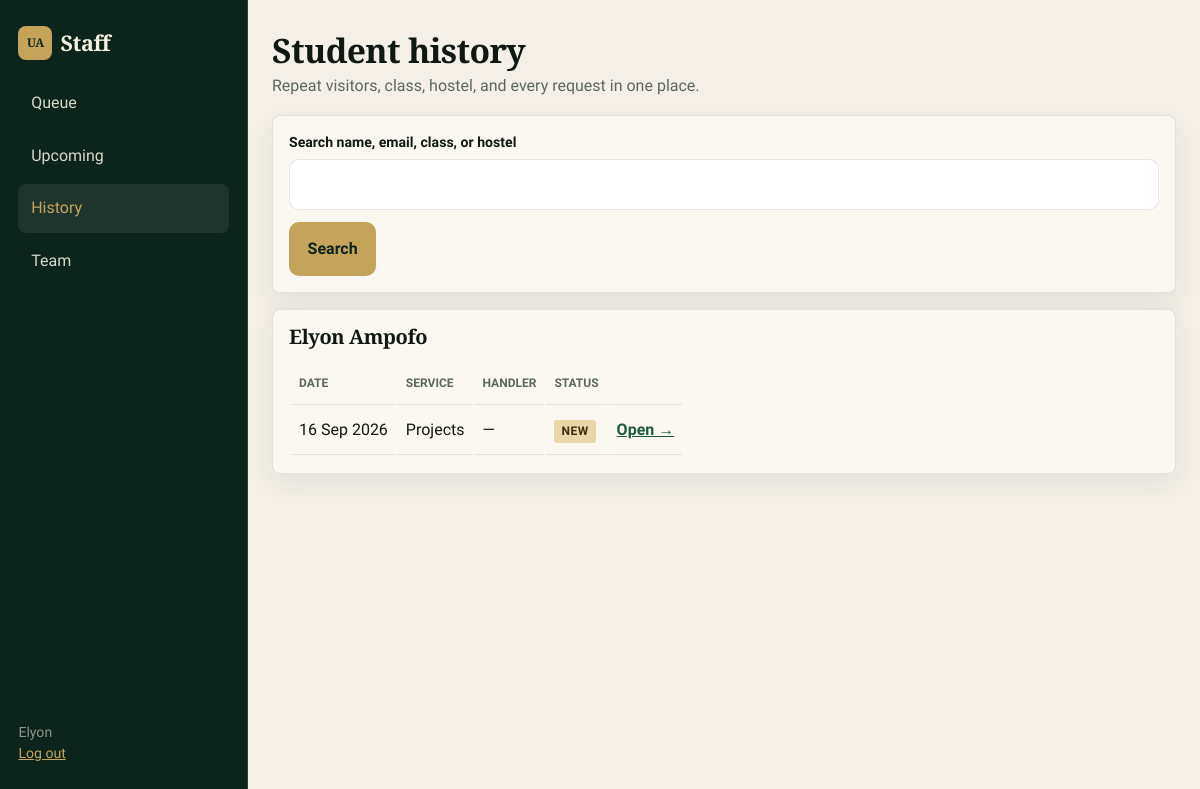
Screenshot of /staff/history.php?email=elyamp750@gmail.com (signed in) with the database file from the repository.
### tables this page shows
CREATE TABLE staff (
      id INTEGER PRIMARY KEY AUTOINCREMENT,
      name TEXT NOT NULL,
      email TEXT NOT NULL UNIQUE,
      password_hash TEXT NOT NULL,
      role TEXT NOT NULL DEFAULT 'member',
      created_at TEXT NOT NULL DEFAULT CURRENT_TIMESTAMP
    );

CREATE TABLE bookings (
      id INTEGER PRIMARY KEY AUTOINCREMENT,
      student_name TEXT NOT NULL,
      email TEXT NOT NULL,
      class_name TEXT NOT NULL,
      hostel TEXT NOT NULL,
      service TEXT NOT NULL,
      message TEXT NOT NULL,
      status TEXT NOT NULL DEFAULT 'new',
      assigned_to INTEGER NULL,
      session_at TEXT NULL,
      staff_notes TEXT NULL,
      created_at TEXT NOT NULL DEFAULT CURRENT_TIMESTAMP,
      updated_at TEXT NOT NULL DEFAULT CURRENT_TIMESTAMP,
      FOREIGN KEY (assigned_to) REFERENCES staff(id) ON DELETE SET NULL
    );

### includes/helpers.php (called while the page is built, shortened)
<?php
function db(): PDO
{
  static $pdo;
  if ($pdo instanceof PDO) return $pdo;
  $dir = dirname(__DIR__) . '/data';
  $pdo = new PDO('sqlite:' . $dir . '/uniassist.sqlite', null, null, [
    PDO::ATTR_ERRMODE => PDO::ERRMODE_EXCEPTION,
    PDO::ATTR_DEFAULT_FETCH_MODE => PDO::FETCH_ASSOC,
  ]);
  $pdo->exec('PRAGMA foreign_keys = ON');
  return $pdo;
}
function e(?string $value): string
{
  return htmlspecialchars((string) $value, ENT_QUOTES, 'UTF-8');
}
function booking_statuses(): array
{
  return ['new' => 'New', 'assigned' => 'Assigned', 'scheduled' => 'Scheduled', 'done' => 'Done', 'cancelled' => 'Cancelled'];
}

### includes/auth.php (called while the page is built, shortened)
<?php
require_once __DIR__ . '/helpers.php';
function current_staff(): ?array
{
  $stmt = db()->prepare('SELECT id, name, email, role FROM staff WHERE id = ?');
  $stmt->execute([(int) $_SESSION['staff_id']]);
  return $stmt->fetch() ?: null;
}
function require_staff(): array
{
  $staff = current_staff();
  return $staff;
}

### staff/history.php (the view, shortened to what this page needs)
<?php
require_once __DIR__ . '/../includes/auth.php';
require_once __DIR__ . '/../includes/layout.php';
$staff = require_staff();
$q = trim((string) ($_GET['q'] ?? ''));
$email = trim((string) ($_GET['email'] ?? ''));
$timeline = [];
if ($email !== '') {
  $stmt = db()->prepare('SELECT b.*, s.name AS assignee FROM bookings b LEFT JOIN staff s ON s.id = b.assigned_to WHERE b.email = ? ORDER BY b.created_at DESC');
  $stmt->execute([$email]);
  $timeline = $stmt->fetchAll();
}
staff_layout_start('History', 'history', $staff);
?>
<div class="staff-hero"><div><h1>Student history</h1><p>Repeat visitors, class, hostel, and every request in one place.</p></div></div>
<form method="get" class="panel">
  <label><span>Search name, email, class, or hostel</span><input type="search" name="q" value="<?= e($q) ?>" /></label>
  <div style="margin-top:.8rem"><button class="btn btn-primary" type="submit">Search</button></div>
</form>
<?php if ($email !== ''): ?>
<section class="panel">
  <h2><?= $timeline ? e($timeline[0]['student_name']) : e($email) ?></h2>
  <?php if (!$timeline): ?><p class="empty">No requests for this email.</p>
  <?php else: ?>
  <table class="staff-table">
    <thead><tr><th>Date</th><th>Service</th><th>Handler</th><th>Status</th><th></th></tr></thead>
    <tbody>
    <?php foreach ($timeline as $row): ?>
      <tr>
        <td><?= e(date('j M Y', strtotime($row['created_at']))) ?></td>
        <td><?= e($row['service']) ?></td>
        <td><?= e($row['assignee'] ?: '—') ?></td>
        <td><?= status_badge($row['status']) ?></td>
        <td><a href="request.php?id=<?= (int) $row['id'] ?>">Open →</a></td>
      </tr>
    <?php endforeach; ?>
    </tbody>
  </table>
  <?php endif; ?>
</section>
<?php endif; ?>
<?php staff_layout_end();

### includes/layout.php (shortened to what this page needs)
<?php
function staff_layout_start(string $title, string $active, array $staff): void
{
  $nav = [
    'queue' => ['index.php', 'Queue'],
    'upcoming' => ['upcoming.php', 'Upcoming'],
    'history' => ['history.php', 'History'],
    'team' => ['team.php', 'Team'],
  ];
  ?>
<!doctype html>
<html lang="en">
<head>
  <link rel="stylesheet" href="../css/styles.css?v=3" />
  <link rel="stylesheet" href="../css/staff.css?v=3" />
</head>
<body class="staff-body has-sidebar">
  <aside class="sidebar" id="site-sidebar">
    <a class="logo sidebar-brand" href="index.php"><span class="logo-mark">UA</span> Staff</a>
    <nav class="sidebar-nav">
      <?php foreach ($nav as $key => [$href, $label]): ?>
        <a href="<?= e($href) ?>" class="<?= $active === $key ? 'is-active' : '' ?>"><?= e($label) ?></a>
      <?php endforeach; ?>
    </nav>
    <p class="sidebar-foot">
      <?= e($staff['name']) ?><br>
      <a href="logout.php">Log out</a>
    </p>
  </aside>
  <main class="staff-main container">
  <?php
}
function staff_layout_end(): void
{
  ?>
  </main>
</body>
</html>
  <?php
}
function status_badge(string $status): string
{
  return '<span class="badge badge-' . e($status) . '">' . e(booking_statuses()[$status] ?? $status) . '</span>';
}

### css/styles.css (style rules this page uses)
:root { --bg: #f4f0e8; --surface: #fbf8f1; --ink: #101814; --muted: #5c675f; --line: rgba(16, 24, 20, 0.1); --forest: #0c241c; --gold: #c6a35a; --gold-2: #d8b86c; --green: #1d5c3f; --radius: 14px; --max-width: 1140px; --header-h: 56px; --sidebar-w: 248px; --shadow-1: 0 10px 28px rgba(12, 36, 28, 0.08); --shadow-2: 0 28px 56px rgba(12, 36, 28, 0.16); --hero-img: url("../img/20260727_135242.jpg"); }
* { box-sizing: border-box; }
html { scroll-behavior: smooth; scroll-padding-top: calc(var(--header-h) + 10px); -webkit-text-size-adjust: 100%; }
body { margin: 0; min-height: 100dvh; font-family: "Source Sans 3", system-ui, sans-serif; background: var(--bg); color: var(--ink); line-height: 1.55; }
a { color: var(--green); }
.container { max-width: var(--max-width); margin: 0 auto; padding: 0 1rem; }
h1, h2, h3, .logo { font-family: "Cormorant Garamond", Georgia, serif; letter-spacing: -0.02em; line-height: 1.12; font-weight: 600; }
.logo { display: inline-flex; align-items: center; gap: 0.5rem; color: #f7f1e4; text-decoration: none; font-size: 1.2rem; }
.logo-mark { width: 34px; height: 34px; border-radius: 8px; display: grid; place-items: center; background: var(--gold); color: var(--forest); font-size: 0.75rem; font-weight: 700; }
.sidebar { position: fixed; top: 0; bottom: 0; left: 0; z-index: 80; width: 248px; max-width: 86vw; background: var(--forest); color: #f7f1e4; padding: calc(1.1rem + env(safe-area-inset-top, 0px)) 1.15rem 1.3rem; display: flex; flex-direction: column; gap: 1.2rem; transform: translateX(-110%); transition: transform .22s ease; border-right: 1px solid rgba(198,163,90,.22); box-shadow: 12px 0 40px rgba(0,0,0,.25); overflow-y: auto; }
.sidebar-brand { font-size: 1.35rem; }
.sidebar-nav { display: grid; gap: 0.25rem; }
.sidebar-nav a, .sidebar-nav button { color: rgba(247,241,228,.88); text-decoration: none; background: none; border: 0; font: inherit; text-align: left; padding: 0.75rem 0.8rem; min-height: 48px; border-radius: 8px; cursor: pointer; display: flex; align-items: center; }
.sidebar-nav a.is-active, .sidebar-nav a:hover, .sidebar-nav button:hover { background: rgba(247,241,228,.08); color: var(--gold); }
.sidebar-foot { margin-top: auto; color: rgba(247,241,228,.55); font-size: 0.88rem; }
.sidebar-foot a { color: var(--gold); }
.btn { display: inline-flex; align-items: center; justify-content: center; min-height: 48px; padding: 0.85rem 1.1rem; width: 100%; border-radius: 10px; border: 1px solid transparent; font: inherit; font-weight: 600; cursor: pointer; text-decoration: none; }
.btn-primary { background: var(--gold); color: var(--forest); }
label span { display: block; margin-bottom: 0.3rem; font-weight: 600; font-size: 0.88rem; }
input, textarea, select { width: 100%; min-height: 48px; padding: 0.75rem 0.85rem; border: 1px solid var(--line); border-radius: 10px; font: inherit; font-size: 16px; }
@media (min-width: 900px) { :root { --header-h: 0px; } }
@media (min-width: 900px) { .container { padding: 0 1.5rem; } }
@media (min-width: 900px) { .sidebar { transform: translateX(0); width: var(--sidebar-w); max-width: none; padding-top: 1.6rem; box-shadow: none; } }
@media (min-width: 900px) { body.has-sidebar { padding-left: var(--sidebar-w); overflow: auto; } }
@media (min-width: 900px) { .btn { width: auto; } }

### rows the page displays
staff: name "Elyon"
bookings: student_name "Elyon Ampofo", created_at "16 Sep 2026", service "Projects", assignee "—", status "NEW"

### other values shown
$label "Queue"
$label "Upcoming"
$label "History"
$label "Team"
